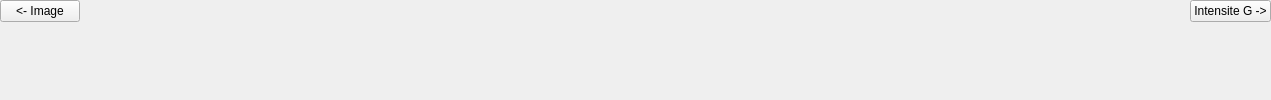
          <widget class="QWidget" name="page_imR">
           <layout class="QGridLayout" name="gridLayout_6">
            <property name="leftMargin">
             <number>0</number>
            </property>
            <property name="topMargin">
             <number>0</number>
            </property>
            <property name="rightMargin">
             <number>0</number>
            </property>
            <property name="bottomMargin">
             <number>0</number>
            </property>
            <item row="0" column="2">
             <widget class="QPushButton" name="bouton_imR">
              <property name="text">
               <string>Intensite G -&gt;</string>
              </property>
             </widget>
            </item>
            <item row="0" column="1">
             <spacer name="horizontalSpacer_7">
              <property name="orientation">
               <enum>Qt::Horizontal</enum>
              </property>
              <property name="sizeHint" stdset="0">
               <size>
                <width>1098</width>
                <height>20</height>
               </size>
              </property>
             </spacer>
            </item>
            <item row="0" column="0">
             <widget class="QPushButton" name="bouton_imRBack">
              <property name="text">
               <string>&lt;- Image</string>
              </property>
             </widget>
            </item>
            <item row="1" column="0" colspan="3">
             <widget class="QLabel" name="image_capteurR">
              <property name="sizePolicy">
               <sizepolicy hsizetype="Preferred" vsizetype="Preferred">
                <horstretch>0</horstretch>
                <verstretch>0</verstretch>
               </sizepolicy>
              </property>
              <property name="cursor">
               <cursorShape>ArrowCursor</cursorShape>
              </property>
              <property name="text">
               <string/>
              </property>
              <property name="scaledContents">
               <bool>true</bool>
              </property>
              <property name="indent">
               <number>-1</number>
              </property>
             </widget>
            </item>
           </layout>
          </widget>
